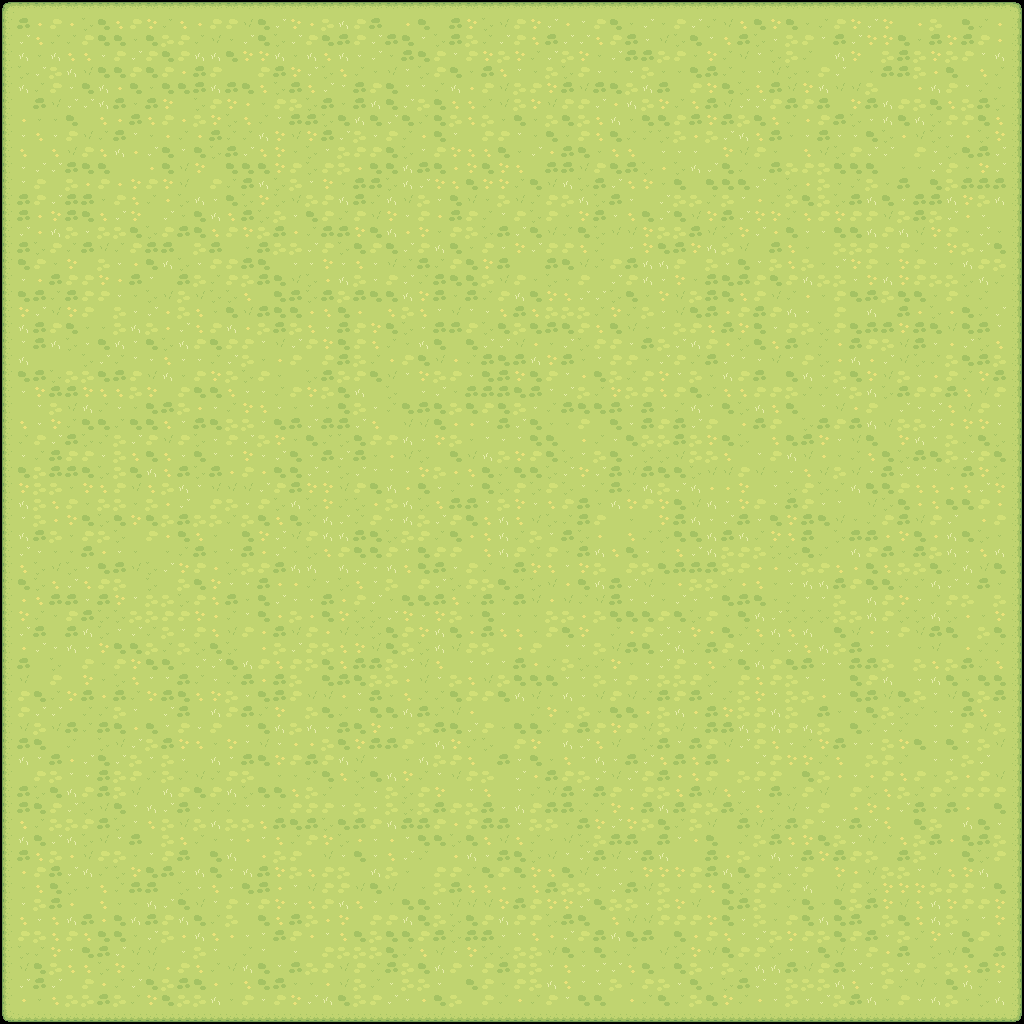

This game map was drawn from its Tiled (.tmx) file and the tilesets committed beside it. A one-line description and the trimmed map source follow:
An orthogonal 64x64 tile map with 16x16 px tiles, 2 tile layers (Grass, Grass Decorator).

<map version="1.10" tiledversion="1.10.2" orientation="orthogonal" renderorder="right-down" width="64" height="64" tilewidth="16" tileheight="16" infinite="0" nextlayerid="3" nextobjectid="1">
 <tileset firstgid="1" source="Grass2.tsx" />
 <layer id="1" name="Grass" width="64" height="64">
  <data>[4096 cells, 4096 non-empty, 9 distinct tile ids]</data>
 </layer>
 <layer id="2" name="Grass Decorator" width="64" height="64">
  <data>[4096 cells, 3844 non-empty, 20 distinct tile ids]</data>
 </layer>
</map>
